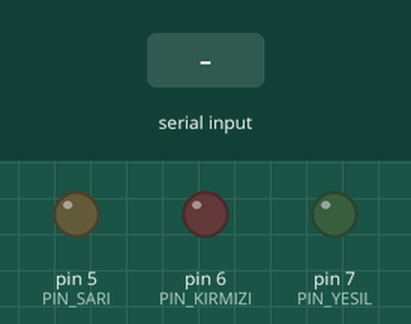
Simulated run of this sketch. Board: Arduino Uno, built with avr-gcc and run on an emulated ATmega328P. Parts: output pins drawn as LEDs (lit = HIGH). Inputs (shaded band) come from the test bench.

Above: at 1.2 s.
1.3 s: "A" received over the second serial link
At 1.7 s:
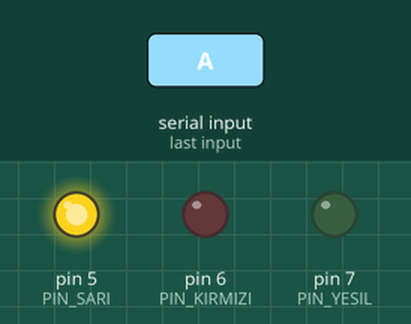
2.8 s: "B" received over the second serial link
At 4.0 s:
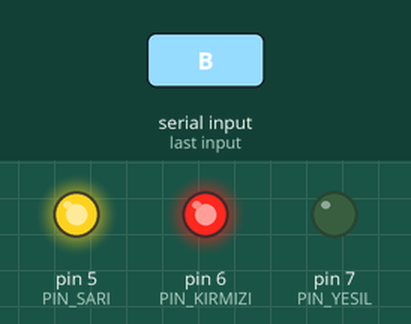
4.3 s: "c" received over the second serial link
At 5.1 s:
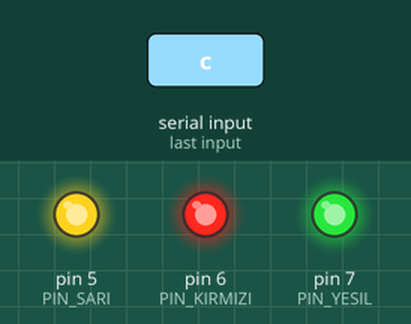
5.8 s: "D" received over the second serial link
At 6.3 s:
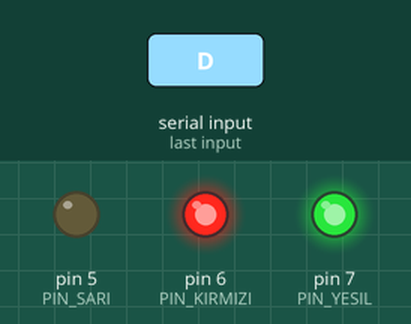
7.3 s: "E" received over the second serial link
At 8.5 s:
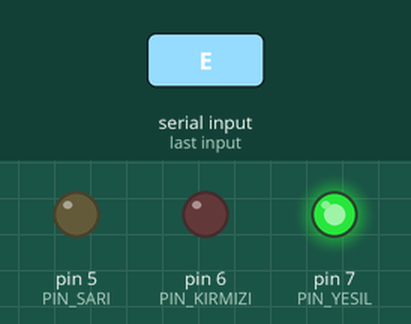
8.8 s: "a" received over the second serial link
At 9.8 s:
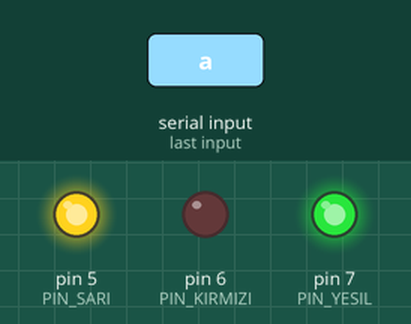
Timing chart, 0 to 11.3 s (numbered marks = the images above; inputs shaded):
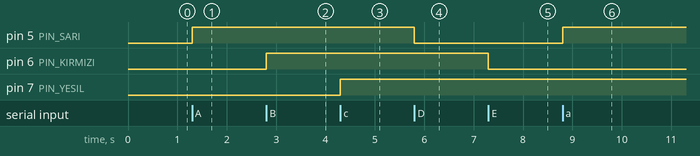

The sketch:

bluetoothileledkontrolu.ino
```cpp
#include <SoftwareSerial.h>
#define RX 10
#define TX 11
#define PIN_SARI 5
#define PIN_KIRMIZI 6
#define PIN_YESIL 7

void LedYak(int pinNo)
{
  digitalWrite(pinNo,HIGH);
}
void LedSondur(int pinNo)
{
  digitalWrite(pinNo,LOW);
}
SoftwareSerial BlueTooth(RX,TX);

void setup() {
  BlueTooth.begin(9600);
  pinMode(PIN_SARI,OUTPUT);
  pinMode(PIN_KIRMIZI,OUTPUT);
  pinMode(PIN_YESIL,OUTPUT);
}
char secim;
void loop() {
  while(BlueTooth.available()>0)
  {
    secim=BlueTooth.read();
    switch(secim)
    {
      case 'A':
      case 'a':
        LedYak(PIN_SARI);
      break;
      case 'B':
      case 'b':
        LedYak(PIN_KIRMIZI);
      break;
      case 'c':
      case 'C':
        LedYak(PIN_YESIL);
      break;
      case 'D':
      case 'd':
        LedSondur(PIN_SARI);
      break;
      case 'E':
      case 'e':
        LedSondur(PIN_KIRMIZI);
      break;
      case 'F':
      case 'f':
        LedSondur(PIN_YESIL);
      break;
    }
  }
}
```

Measured:
- after the input at 1.3 s, pin 5 (PIN_SARI): LOW → HIGH at once
- after the input at 2.8 s, pin 6 (PIN_KIRMIZI): LOW → HIGH at once
- after the input at 4.3 s, pin 7 (PIN_YESIL): LOW → HIGH at once
- after the input at 5.8 s, pin 5 (PIN_SARI): HIGH → LOW at once
- after the input at 7.3 s, pin 6 (PIN_KIRMIZI): HIGH → LOW at once
- after the input at 8.8 s, pin 5 (PIN_SARI): LOW → HIGH at once
